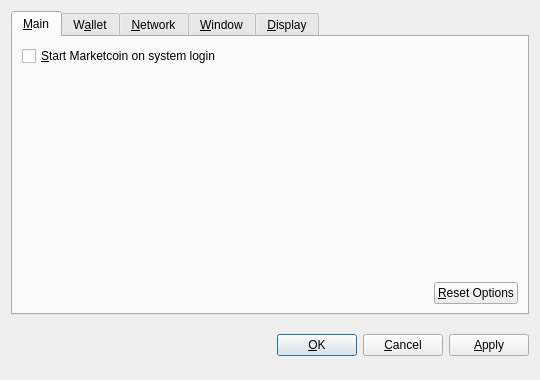
<?xml version="1.0" encoding="UTF-8"?>
<ui version="4.0">
 <class>OptionsDialog</class>
 <widget class="QDialog" name="OptionsDialog">
  <property name="geometry">
   <rect>
    <x>0</x>
    <y>0</y>
    <width>540</width>
    <height>380</height>
   </rect>
  </property>
  <property name="windowTitle">
   <string>Options</string>
  </property>
  <property name="modal">
   <bool>true</bool>
  </property>
  <layout class="QVBoxLayout" name="verticalLayout">
   <item>
    <widget class="QTabWidget" name="tabWidget">
     <property name="tabPosition">
      <enum>QTabWidget::North</enum>
     </property>
     <property name="currentIndex">
      <number>0</number>
     </property>
     <widget class="QWidget" name="tabMain">
      <attribute name="title">
       <string>&amp;Main</string>
      </attribute>
      <layout class="QVBoxLayout" name="verticalLayout_Main">
       <item>
        <widget class="QCheckBox" name="bitcoinAtStartup">
         <property name="toolTip">
          <string>Automatically start Marketcoin after logging in to the system.</string>
         </property>
         <property name="text">
          <string>&amp;Start Marketcoin on system login</string>
         </property>
        </widget>
       </item>
       <item>
        <spacer name="verticalSpacer_Main">
         <property name="orientation">
          <enum>Qt::Vertical</enum>
         </property>
         <property name="sizeHint" stdset="0">
          <size>
           <width>20</width>
           <height>40</height>
          </size>
         </property>
        </spacer>
       </item>
       <item>
        <layout class="QHBoxLayout" name="horizontalLayout_2_Main">
         <item>
          <spacer name="horizontalSpacer_2_Main">
           <property name="orientation">
            <enum>Qt::Horizontal</enum>
           </property>
           <property name="sizeHint" stdset="0">
            <size>
             <width>40</width>
             <height>20</height>
            </size>
           </property>
          </spacer>
         </item>
         <item>
          <widget class="QPushButton" name="resetButton">
           <property name="toolTip">
            <string>Reset all client options to default.</string>
           </property>
           <property name="text">
            <string>&amp;Reset Options</string>
           </property>
           <property name="autoDefault">
            <bool>false</bool>
           </property>
          </widget>
         </item>
        </layout>
       </item>
      </layout>
     </widget>
     <widget class="QWidget" name="tabWallet">
      <attribute name="title">
       <string>W&amp;allet</string>
      </attribute>
      <layout class="QVBoxLayout" name="verticalLayout_Network">
       <item>
        <widget class="QLabel" name="transactionFeeInfoLabel">
         <property name="text">
          <string>Optional transaction fee per kB that helps make sure your transactions are processed quickly. Most transactions are 1 kB.</string>
         </property>
         <property name="textFormat">
          <enum>Qt::PlainText</enum>
         </property>
         <property name="wordWrap">
          <bool>true</bool>
         </property>
        </widget>
       </item>
       <item>
        <layout class="QHBoxLayout" name="horizontalLayout_1_Main">
         <item>
          <widget class="QLabel" name="transactionFeeLabel">
           <property name="text">
            <string>Pay transaction &amp;fee</string>
           </property>
           <property name="textFormat">
            <enum>Qt::PlainText</enum>
           </property>
           <property name="buddy">
            <cstring>transactionFee</cstring>
           </property>
          </widget>
         </item>
         <item>
          <widget class="BitcoinAmountField" name="transactionFee"/>
         </item>
         <item>
          <spacer name="horizontalSpacer_1_Main">
           <property name="orientation">
            <enum>Qt::Horizontal</enum>
           </property>
           <property name="sizeHint" stdset="0">
            <size>
             <width>40</width>
             <height>20</height>
            </size>
           </property>
          </spacer>
         </item>
        </layout>
       </item>
       <item>
        <widget class="QLabel" name="label">
         <property name="text">
          <string>If you disable the spending of unconfirmed change, the change from a transaction cannot be used until that transaction has at least one confirmation. This also affects how your balance is computed.</string>
         </property>
         <property name="wordWrap">
          <bool>true</bool>
         </property>
        </widget>
       </item>
       <item>
        <widget class="QCheckBox" name="spendZeroConfChange">
         <property name="text">
          <string>Spend unconfirmed change  (experts only)</string>
         </property>
        </widget>
       </item>
       <item>
        <spacer name="verticalSpacer">
         <property name="orientation">
          <enum>Qt::Vertical</enum>
         </property>
         <property name="sizeHint" stdset="0">
          <size>
           <width>20</width>
           <height>40</height>
          </size>
         </property>
        </spacer>
       </item>
      </layout>
     </widget>
     <widget class="QWidget" name="tabNetwork">
      <attribute name="title">
       <string>&amp;Network</string>
      </attribute>
      <layout class="QVBoxLayout" name="verticalLayout_Network">
       <item>
        <widget class="QCheckBox" name="mapPortUpnp">
         <property name="toolTip">
          <string>Automatically open the Marketcoin client port on the router. This only works when your router supports UPnP and it is enabled.</string>
         </property>
         <property name="text">
          <string>Map port using &amp;UPnP</string>
         </property>
        </widget>
       </item>
       <item>
        <widget class="QCheckBox" name="connectSocks">
         <property name="toolTip">
          <string>Connect to the Marketcoin network through a SOCKS proxy (e.g. when connecting through Tor).</string>
         </property>
         <property name="text">
          <string>&amp;Connect through SOCKS proxy:</string>
         </property>
        </widget>
       </item>
       <item>
        <layout class="QHBoxLayout" name="horizontalLayout_Network">
         <item>
          <widget class="QLabel" name="proxyIpLabel">
           <property name="text">
            <string>Proxy &amp;IP:</string>
           </property>
           <property name="textFormat">
            <enum>Qt::PlainText</enum>
           </property>
           <property name="buddy">
            <cstring>proxyIp</cstring>
           </property>
          </widget>
         </item>
         <item>
          <widget class="QValidatedLineEdit" name="proxyIp">
           <property name="maximumSize">
            <size>
             <width>140</width>
             <height>16777215</height>
            </size>
           </property>
           <property name="toolTip">
            <string>IP address of the proxy (e.g. 127.0.0.1)</string>
           </property>
          </widget>
         </item>
         <item>
          <widget class="QLabel" name="proxyPortLabel">
           <property name="text">
            <string>&amp;Port:</string>
           </property>
           <property name="textFormat">
            <enum>Qt::PlainText</enum>
           </property>
           <property name="buddy">
            <cstring>proxyPort</cstring>
           </property>
          </widget>
         </item>
         <item>
          <widget class="QLineEdit" name="proxyPort">
           <property name="maximumSize">
            <size>
             <width>55</width>
             <height>16777215</height>
            </size>
           </property>
           <property name="toolTip">
            <string>Port of the proxy (e.g. 9050)</string>
           </property>
          </widget>
         </item>
         <item>
          <widget class="QLabel" name="socksVersionLabel">
           <property name="text">
            <string>SOCKS &amp;Version:</string>
           </property>
           <property name="textFormat">
            <enum>Qt::PlainText</enum>
           </property>
           <property name="buddy">
            <cstring>socksVersion</cstring>
           </property>
          </widget>
         </item>
         <item>
          <widget class="QValueComboBox" name="socksVersion">
           <property name="toolTip">
            <string>SOCKS version of the proxy (e.g. 5)</string>
           </property>
          </widget>
         </item>
         <item>
          <spacer name="horizontalSpacer_Network">
           <property name="orientation">
            <enum>Qt::Horizontal</enum>
           </property>
           <property name="sizeHint" stdset="0">
            <size>
             <width>40</width>
             <height>20</height>
            </size>
           </property>
          </spacer>
         </item>
        </layout>
       </item>
       <item>
        <spacer name="verticalSpacer_Network">
         <property name="orientation">
          <enum>Qt::Vertical</enum>
         </property>
         <property name="sizeHint" stdset="0">
          <size>
           <width>20</width>
           <height>40</height>
          </size>
         </property>
        </spacer>
       </item>
      </layout>
     </widget>
     <widget class="QWidget" name="tabWindow">
      <attribute name="title">
       <string>&amp;Window</string>
      </attribute>
      <layout class="QVBoxLayout" name="verticalLayout_Window">
       <item>
        <widget class="QCheckBox" name="minimizeToTray">
         <property name="toolTip">
          <string>Show only a tray icon after minimizing the window.</string>
         </property>
         <property name="text">
          <string>&amp;Minimize to the tray instead of the taskbar</string>
         </property>
        </widget>
       </item>
       <item>
        <widget class="QCheckBox" name="minimizeOnClose">
         <property name="toolTip">
          <string>Minimize instead of exit the application when the window is closed. When this option is enabled, the application will be closed only after selecting Quit in the menu.</string>
         </property>
         <property name="text">
          <string>M&amp;inimize on close</string>
         </property>
        </widget>
       </item>
       <item>
        <spacer name="verticalSpacer_Window">
         <property name="orientation">
          <enum>Qt::Vertical</enum>
         </property>
         <property name="sizeHint" stdset="0">
          <size>
           <width>20</width>
           <height>40</height>
          </size>
         </property>
        </spacer>
       </item>
      </layout>
     </widget>
     <widget class="QWidget" name="tabDisplay">
      <attribute name="title">
       <string>&amp;Display</string>
      </attribute>
      <layout class="QVBoxLayout" name="verticalLayout_Display">
       <item>
        <layout class="QHBoxLayout" name="horizontalLayout_1_Display">
         <item>
          <widget class="QLabel" name="langLabel">
           <property name="text">
            <string>User Interface &amp;language:</string>
           </property>
           <property name="textFormat">
            <enum>Qt::PlainText</enum>
           </property>
           <property name="buddy">
            <cstring>lang</cstring>
           </property>
          </widget>
         </item>
         <item>
          <widget class="QValueComboBox" name="lang">
           <property name="toolTip">
            <string>The user interface language can be set here. This setting will take effect after restarting Marketcoin.</string>
           </property>
          </widget>
         </item>
        </layout>
       </item>
       <item>
        <layout class="QHBoxLayout" name="horizontalLayout_2_Display">
         <item>
          <widget class="QLabel" name="unitLabel">
           <property name="text">
            <string>&amp;Unit to show amounts in:</string>
           </property>
           <property name="textFormat">
            <enum>Qt::PlainText</enum>
           </property>
           <property name="buddy">
            <cstring>unit</cstring>
           </property>
          </widget>
         </item>
         <item>
          <widget class="QValueComboBox" name="unit">
           <property name="toolTip">
            <string>Choose the default subdivision unit to show in the interface and when sending coins.</string>
           </property>
          </widget>
         </item>
        </layout>
       </item>
       <item>
        <widget class="QCheckBox" name="displayAddresses">
         <property name="toolTip">
          <string>Whether to show Marketcoin addresses in the transaction list or not.</string>
         </property>
         <property name="text">
          <string>&amp;Display addresses in transaction list</string>
         </property>
        </widget>
       </item>
       <item>
        <widget class="QCheckBox" name="coinControlFeatures">
         <property name="toolTip">
          <string>Whether to show coin control features or not.</string>
         </property>
         <property name="text">
          <string>Display coin &amp;control features (experts only!)</string>
         </property>
        </widget>
       </item>
       <item>
        <spacer name="verticalSpacer_Display">
         <property name="orientation">
          <enum>Qt::Vertical</enum>
         </property>
         <property name="sizeHint" stdset="0">
          <size>
           <width>20</width>
           <height>40</height>
          </size>
         </property>
        </spacer>
       </item>
      </layout>
     </widget>
    </widget>
   </item>
   <item>
    <layout class="QHBoxLayout" name="horizontalLayout_Buttons">
     <item>
      <spacer name="horizontalSpacer_1">
       <property name="orientation">
        <enum>Qt::Horizontal</enum>
       </property>
       <property name="sizeHint" stdset="0">
        <size>
         <width>40</width>
         <height>48</height>
        </size>
       </property>
      </spacer>
     </item>
     <item>
      <widget class="QLabel" name="statusLabel">
       <property name="font">
        <font>
         <weight>75</weight>
         <bold>true</bold>
        </font>
       </property>
       <property name="text">
        <string/>
       </property>
       <property name="textFormat">
        <enum>Qt::PlainText</enum>
       </property>
       <property name="wordWrap">
        <bool>true</bool>
       </property>
      </widget>
     </item>
     <item>
      <spacer name="horizontalSpacer_2">
       <property name="orientation">
        <enum>Qt::Horizontal</enum>
       </property>
       <property name="sizeHint" stdset="0">
        <size>
         <width>40</width>
         <height>48</height>
        </size>
       </property>
      </spacer>
     </item>
     <item>
      <widget class="QPushButton" name="okButton">
       <property name="text">
        <string>&amp;OK</string>
       </property>
      </widget>
     </item>
     <item>
      <widget class="QPushButton" name="cancelButton">
       <property name="text">
        <string>&amp;Cancel</string>
       </property>
       <property name="autoDefault">
        <bool>false</bool>
       </property>
      </widget>
     </item>
     <item>
      <widget class="QPushButton" name="applyButton">
       <property name="text">
        <string>&amp;Apply</string>
       </property>
       <property name="autoDefault">
        <bool>false</bool>
       </property>
      </widget>
     </item>
    </layout>
   </item>
  </layout>
 </widget>
 <customwidgets>
  <customwidget>
   <class>BitcoinAmountField</class>
   <extends>QSpinBox</extends>
   <header>bitcoinamountfield.h</header>
  </customwidget>
  <customwidget>
   <class>QValueComboBox</class>
   <extends>QComboBox</extends>
   <header>qvaluecombobox.h</header>
  </customwidget>
  <customwidget>
   <class>QValidatedLineEdit</class>
   <extends>QLineEdit</extends>
   <header>qvalidatedlineedit.h</header>
  </customwidget>
 </customwidgets>
 <resources/>
 <connections/>
</ui>
